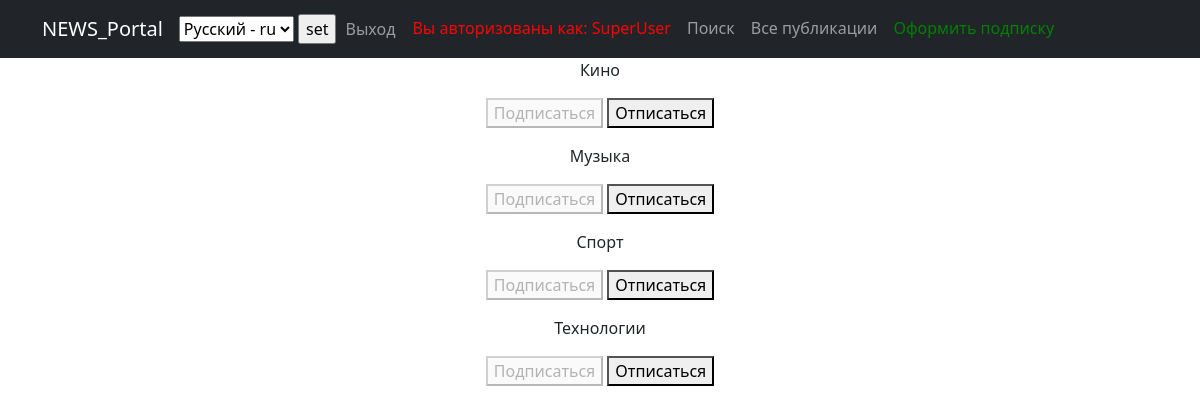
Screenshot of /post/subscriptions/ (signed in) with the database file from the repository.
### new_portal/models.py (models this page shows, shortened)
class Category(models.Model):
    name = models.CharField(max_length=64, unique=True)

### new_portal/views.py (the view, shortened to what this page needs)
# urls.py: path('subscriptions/', subscriptions, name='subscriptions'),
@login_required               # для того, что бы представление могли использовать только зарегистрированные пользователи
@csrf_protect                 # будет автоматически проверяться CSRF-токен в получаемых формах
def subscriptions(request):
    categories_with_subscriptions = Category.objects.annotate(
        user_subscribed=Exists(
            Subscription.objects.filter(
                user=request.user,
                category=OuterRef('pk'),
            )
        )
    ).order_by('name')
    return render(request, 'email/subscriptions.html', {'categories': categories_with_subscriptions},)

### new_portal/templates/email/subscriptions.html (shortened to what this page needs)
{% extends 'flatpages/default.html' %}
{% block content %}
<div class="features">
    {% for category in categories  %}
        <p>
            {{ category.name }}
            <form method="post">
                {% if category.user_subscribed %}
                    <button disabled>Подписаться</button>
                    <button name="action" value="unsubscribe">Отписаться</button>
                {% else %}
                    <button name="action" value="subscribe">Подписаться</button>
                    <button disabled>Отписаться</button>
                {% endif %}
            </form>
        </p>
    {% endfor %}
</div>
{% endblock content %}

### templates/flatpages/default.html (shortened to what this page needs)
<!DOCTYPE html>
{% load i18n %}
{% load tz %}
<html lang="en">
    <head>
        {% load static %}
        <link href="{% static 'css/styles.css' %}" rel="stylesheet" />
    </head>
    <body>
        <nav class="navbar navbar-expand-lg navbar-dark bg-dark static-top">
            <div class="container">
                <a class="navbar-brand" href="#">NEWS_Portal</a>
                <form action="{% url 'set_language' %}" method="POST"> {% csrf_token %}
                        {% get_current_language as LANGUAGE_CODE %}
                        <select name="language" id="">
                            {% get_available_languages as LANGUAGES %}
                            {% get_language_info_list for LANGUAGES as languages %}
                            {% for language in languages %}
                                <option value="{{ language.code }}" {% if language.code == LANGUAGE_CODE %} selected {% endif %}>
                                    {{ language.name_local }} - {{ language.code }}
                                </option>
                            {% endfor %}
                        </select>
                    <input type="submit" value="set">
                </form>
                <div class="collapse navbar-collapse" id="navbarResponsive">
                    <ul class="navbar-nav ml-auto">
                        {% if request.user.is_authenticated %}
                            <li class="nav-item active">
                                <form action="{% url 'account_logout' %}" method="post" style="display: inline;">
                                    <button type="submit" class="nav-link btn btn-link">{% trans 'Выход' %}</button>
                                </form>
                            </li>
                            <li class="nav-link" style="color: red">
                                {% trans 'Вы авторизованы как:' %} {{ request.user.username }}</li>
                        {% else %}
                            <li class="nav-item active"><a class="nav-link" href="{% url 'account_signup' %}">{% trans 'Регистрация' %}</a></li>
                            <li class="nav-item active"><a class="nav-link" href="{% url 'account_login' %}">{% trans 'Вход' %}</a></li>
                        {% endif %}
                        <li class="nav-item active"><a class="nav-link" href="{% url 'post_search' %}">{% trans 'Поиск' %}</a></li>
                        <li class="nav-item"><a class="nav-link" href="{% url 'post' %}">{% trans 'Все публикации' %}</a></li>
                        {% if request.user.is_authenticated %}
                        <li class="nav-item"><a class="nav-link" style="color: green" href="{% url 'subscriptions' %}">{% trans 'Оформить подписку' %}</a></li>
                        {% endif %}
                    </ul>
                </div>
            </div>
        </nav>
        <div class="container">
            <div class="row">
                <div class="col-lg-12 text-center">
                    {% block content %}{% endblock content %}
                </div>
            </div>
        </div>
    </body>
</html>

### rows the page displays
Category: name "Кино", shows "Подписаться"
Category: name "Музыка", shows "Подписаться"
Category: name "Спорт", shows "Подписаться"
Category: name "Технологии", shows "Подписаться"

### other values shown
{{ request.user.username }} "SuperUser"
form field language "Русский - ru"
